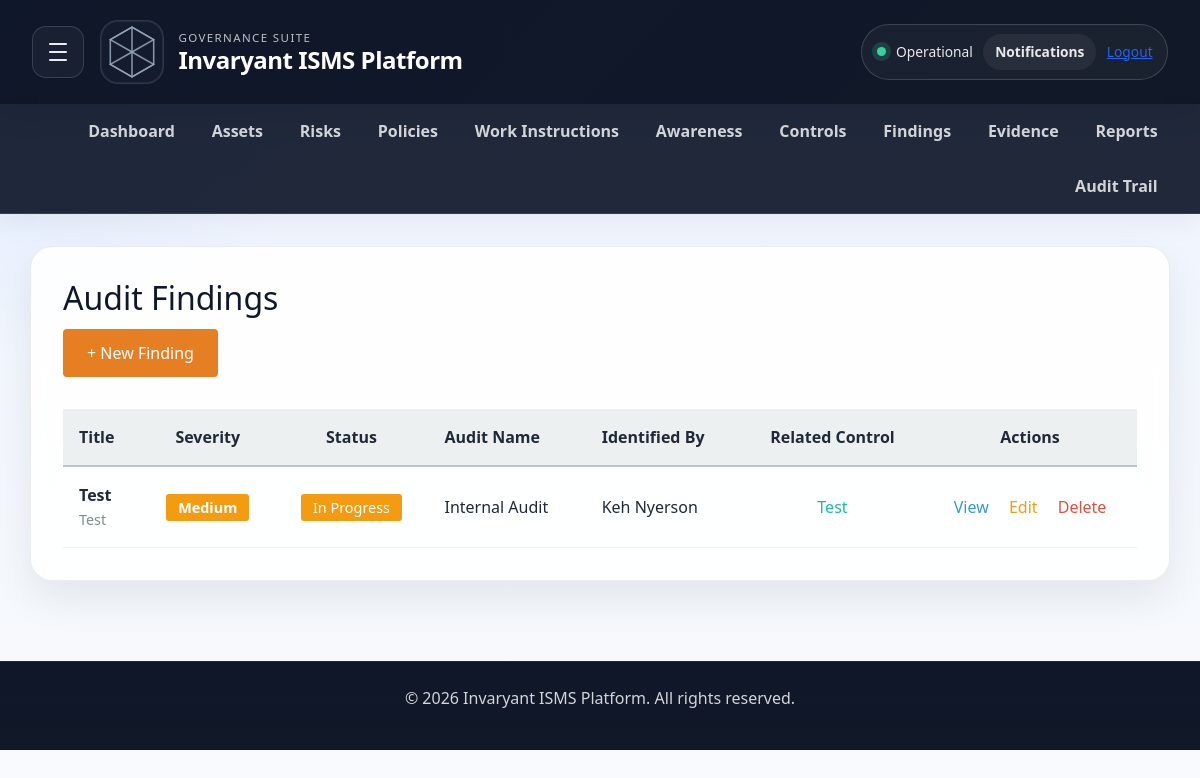
Before: /findings (signed in) with the older database file.
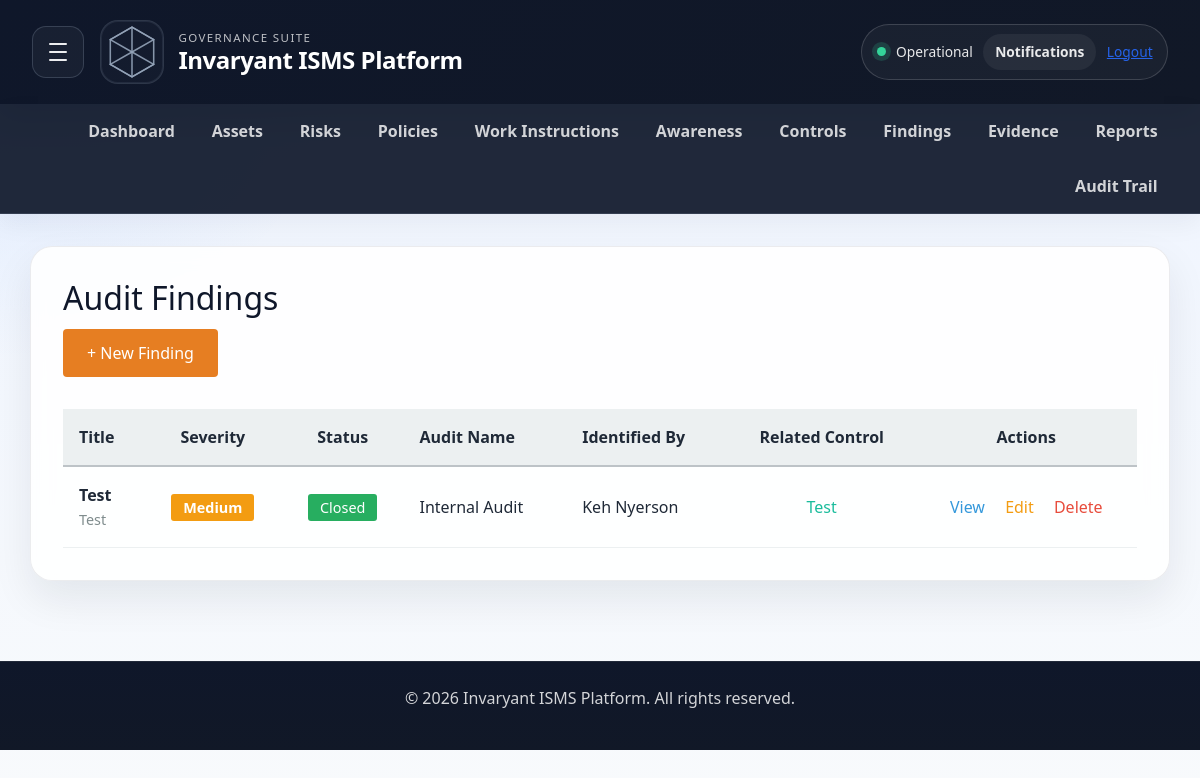
After: the same page with the newer database file.
### app/models.py (models this page shows, shortened)
class Finding(db.Model):
    __tablename__ = 'findings'
    id = db.Column(db.Integer, primary_key=True)
    tenant_id = db.Column(db.Integer, db.ForeignKey('tenants.id'), nullable=False, default=1)
    title = db.Column(db.String(200), nullable=False)
    description = db.Column(db.Text)
    severity = db.Column(db.String(20), default='Medium')
    status = db.Column(db.String(50), default='Open')
    control_id = db.Column(db.Integer, db.ForeignKey('controls.id'), nullable=True)
    audit_name = db.Column(db.String(150))
    identified_date = db.Column(db.DateTime, default=datetime.utcnow)
    identified_by = db.Column(db.String(100))
    created_by_user_id = db.Column(db.Integer, db.ForeignKey('users.id'), nullable=True)
    control = db.relationship('Control', backref='findings')

class Control(db.Model):
    __tablename__ = 'controls'
    id = db.Column(db.Integer, primary_key=True)
    tenant_id = db.Column(db.Integer, db.ForeignKey('tenants.id'), nullable=False, default=1)
    control_id = db.Column(db.String(20))
    name = db.Column(db.String(200), nullable=False)
    description = db.Column(db.Text)
    control_type = db.Column(db.String(50))
    implementation_status = db.Column(db.String(50), default='Not Implemented')
    risk_id = db.Column(db.Integer, db.ForeignKey('risks.id'), nullable=True)
    policy_id = db.Column(db.Integer, db.ForeignKey('policies.id'), nullable=True)
    created_by_user_id = db.Column(db.Integer, db.ForeignKey('users.id'), nullable=True)
    risk = db.relationship('Risk', backref='controls')
    policy = db.relationship('Policy', backref='controls')

### app/routes.py (the view)
@main.route('/findings')
@login_required
def findings_list():
    findings = Finding.query.filter_by(tenant_id=current_user.tenant_id).all()
    return render_template('findings_list.html', findings=findings)

### app/templates/findings_list.html (shortened to what this page needs)
{% extends "base.html" %}
{% block content %}
<h2>Audit Findings</h2>
<div style="margin-bottom: 2rem;">
    <a href="/findings/new" style="background-color: #e67e22; color: white; padding: 0.75rem 1.5rem; border-radius: 4px; text-decoration: none; display: inline-block;">
        + New Finding
    </a>
</div>
{% if findings %}
<table style="width: 100%; border-collapse: collapse;">
    <thead>
        <tr style="background-color: #ecf0f1; border-bottom: 2px solid #bdc3c7;">
            <th style="padding: 1rem; text-align: left;">Title</th>
            <th style="padding: 1rem; text-align: center;">Severity</th>
            <th style="padding: 1rem; text-align: center;">Status</th>
            <th style="padding: 1rem; text-align: left;">Audit Name</th>
            <th style="padding: 1rem; text-align: left;">Identified By</th>
            <th style="padding: 1rem; text-align: center;">Related Control</th>
            <th style="padding: 1rem; text-align: center;">Actions</th>
        </tr>
    </thead>
    <tbody>
        {% for finding in findings %}
        <tr style="border-bottom: 1px solid #ecf0f1; {% if loop.index % 2 == 0 %}background-color: #f9f9f9;{% endif %}">
            <td style="padding: 1rem;">
                <strong>{{ finding.title }}</strong>
                {% if finding.description %}
                <br>
                <span style="color: #7f8c8d; font-size: 0.9rem;">{{ finding.description[:50] }}{% if finding.description|length > 50 %}...{% endif %}</span>
                {% endif %}
            </td>
            <td style="padding: 1rem; text-align: center;">
                <span style="background-color: {% if finding.severity == 'Critical' %}#c0392b{% elif finding.severity == 'High' %}#e74c3c{% elif finding.severity == 'Medium' %}#f39c12{% else %}#27ae60{% endif %}; color: white; padding: 0.25rem 0.75rem; border-radius: 3px; font-size: 0.9rem; font-weight: bold;">
                    {{ finding.severity or 'Medium' }}
                </span>
            </td>
            <td style="padding: 1rem; text-align: center;">
                <span style="background-color: {% if finding.status == 'Open' %}#e74c3c{% elif finding.status == 'In Progress' %}#f39c12{% else %}#27ae60{% endif %}; color: white; padding: 0.25rem 0.75rem; border-radius: 3px; font-size: 0.9rem;">
                    {{ finding.status or 'Open' }}
                </span>
            </td>
            <td style="padding: 1rem;">{{ finding.audit_name or 'N/A' }}</td>
            <td style="padding: 1rem;">{{ finding.identified_by or 'Unknown' }}</td>
            <td style="padding: 1rem; text-align: center;">
                {% if finding.control %}
                <a href="/controls/{{ finding.control.id }}" style="color: #1abc9c; text-decoration: none;">{{ finding.control.name[:20] }}</a>
                {% else %}
                <span style="color: #95a5a6;">—</span>
                {% endif %}
            </td>
            <td style="padding: 1rem; text-align: center;">
                <a href="/findings/{{ finding.id }}" style="color: #3498db; text-decoration: none; margin-right: 1rem;">View</a>
                <a href="/findings/{{ finding.id }}/edit" style="color: #f39c12; text-decoration: none; margin-right: 1rem;">Edit</a>
                <a href="/findings/{{ finding.id }}/delete" style="color: #e74c3c; text-decoration: none;" onclick="return confirm('Are you sure?');">Delete</a>
            </td>
        </tr>
        {% endfor %}
    </tbody>
</table>
{% else %}
<div style="background-color: #ecf0f1; padding: 2rem; border-radius: 4px; text-align: center;">
    <p style="color: #7f8c8d; font-size: 1.1rem;">No findings found.</p>
    <a href="/findings/new" style="color: #e67e22; text-decoration: none;">Create the first finding</a>
</div>
{% endif %}
{% endblock %}

Changed rows visible on the page:
changed Finding "Test": status "In Progress" → "Closed"
